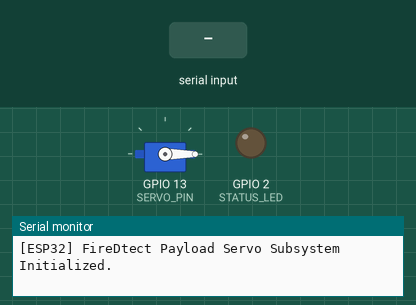
The sketch below on a simulated ESP32. Shown: servo, output pins drawn as LEDs (lit = HIGH), the last lines printed to the serial monitor. Inputs (shaded band) come from the test bench.

Above: at 1.6 s.
1.7 s: "D\n" received over Serial
At 2.9 s:
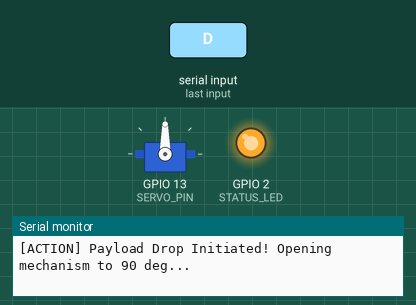
3.2 s: "d\n" received over Serial
6.2 s: "R\n" received over Serial
Timing chart, 0 to 9.2 s (numbered marks = the images above; inputs shaded):
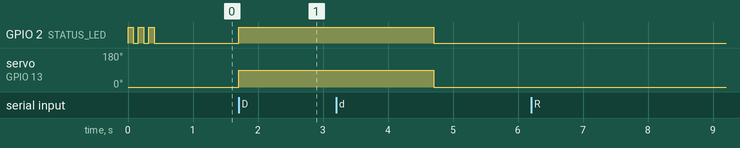

The sketch:

drop_capsule.ino
```cpp
/*
 * FireDtect - Autonomous Firefighting Drone Payload Actuator Firmware
 * ====================================================================
 * Target: ESP32 Dev Module / ESP32-WROOM-32
 * Library Requirement: ESP32Servo (by Kevin Harrington, available via Arduino Library Manager)
 *
 * Hardware Configuration:
 *   - Servo Signal: GPIO 13 (PWM)
 *   - Status LED:   GPIO 2  (Builtin LED on most ESP32 boards)
 *   - Baud Rate:    115200 bps (UART0 via USB)
 *
 * Communication Protocol:
 *   - 'D' : Drop Payload (rotates servo to 90 deg, holds for 3000ms, resets to 0 deg)
 *   - 'R' : Emergency Reset / Close servo immediately
 *   - 'S' : Status ping (returns current mechanism state)
 *   - 'T' : Test sweep
 */

#include <ESP32Servo.h>

// --- HARDWARE PIN DEFINITIONS ---
const int SERVO_PIN  = 13;       // Servo PWM signal line
const int STATUS_LED = 2;        // Builtin status LED (GPIO 2)

// --- ACTUATOR CALIBRATION ---
const int ANGLE_CLOSED = 0;      // Locked / flight position (degrees)
const int ANGLE_OPEN   = 90;     // Release / drop position (degrees)
const unsigned long DROP_HOLD_MS = 3000; // Duration to keep hatch open (3.0 sec)

// --- SERVO TIMING PARAMETERS (SG90 / MG995 / MG996R) ---
const int MIN_PULSE_US = 500;    // Minimum pulse width in microseconds
const int MAX_PULSE_US = 2400;   // Maximum pulse width in microseconds

// --- STATE MACHINE ---
enum PayloadState {
  STATE_IDLE_CLOSED,
  STATE_PAYLOAD_RELEASING,
  STATE_COOLDOWN
};

PayloadState currentState = STATE_IDLE_CLOSED;
unsigned long stateTimerStart = 0;

Servo payloadServo;

void setup() {
  Serial.begin(115200);
  pinMode(STATUS_LED, OUTPUT);
  digitalWrite(STATUS_LED, LOW);

  // Allocate 16-bit PWM timers for ESP32
  ESP32PWM::allocateTimer(0);
  ESP32PWM::allocateTimer(1);
  ESP32PWM::allocateTimer(2);
  ESP32PWM::allocateTimer(3);

  // Standard 50Hz PWM frequency for analog & digital hobby servos
  payloadServo.setPeriodHertz(50);
  payloadServo.attach(SERVO_PIN, MIN_PULSE_US, MAX_PULSE_US);

  // Lock payload on startup
  payloadServo.write(ANGLE_CLOSED);
  currentState = STATE_IDLE_CLOSED;

  // Visual confirmation blink
  for (int i = 0; i < 3; i++) {
    digitalWrite(STATUS_LED, HIGH);
    delay(80);
    digitalWrite(STATUS_LED, LOW);
    delay(80);
  }

  Serial.println(F("{\"system\":\"FireDtect_ESP32\",\"version\":\"1.0.0\",\"status\":\"READY\",\"pin\":13}"));
  Serial.println(F("[ESP32] FireDtect Payload Servo Subsystem Initialized."));
}

void loop() {
  // 1. Process Serial Commands from Jetson / Laptop Host
  handleSerialInput();

  // 2. Non-blocking State Machine for Servo Drop Sequencing
  updatePayloadStateMachine();
}

void handleSerialInput() {
  while (Serial.available() > 0) {
    char cmd = (char)Serial.read();

    switch (cmd) {
      case 'D': // Drop Trigger
      case 'd':
        if (currentState == STATE_IDLE_CLOSED) {
          triggerDropSequence();
        } else {
          Serial.println(F("[WARNING] Drop command ignored: Mechanism is already in active cycle."));
        }
        break;

      case 'R': // Emergency Reset / Abort
      case 'r':
        resetMechanism();
        Serial.println(F("[SAFETY] Emergency reset: Mechanism locked to CLOSED."));
        break;

      case 'S': // Query Status
      case 's':
        reportStatus();
        break;

      case 'T': // Diagnostic Test
      case 't':
        Serial.println(F("[TEST] Running self-test pulse..."));
        triggerDropSequence();
        break;

      case '\n':
      case '\r':
      case ' ':
        // Ignore whitespace
        break;

      default:
        Serial.print(F("[UNKNOWN_CMD] Received: "));
        Serial.println(cmd);
        break;
    }
  }
}

void triggerDropSequence() {
  Serial.println(F("[ACTION] Payload Drop Initiated! Opening mechanism to 90 deg..."));
  digitalWrite(STATUS_LED, HIGH);
  payloadServo.write(ANGLE_OPEN);

  currentState = STATE_PAYLOAD_RELEASING;
  stateTimerStart = millis();
}

void resetMechanism() {
  payloadServo.write(ANGLE_CLOSED);
  digitalWrite(STATUS_LED, LOW);
  currentState = STATE_IDLE_CLOSED;
}

void updatePayloadStateMachine() {
  unsigned long now = millis();

  switch (currentState) {
    case STATE_PAYLOAD_RELEASING:
      // Keep open for DROP_HOLD_MS without freezing the CPU
      if (now - stateTimerStart >= DROP_HOLD_MS) {
        Serial.println(F("[ACTION] Drop timer elapsed. Returning mechanism to 0 deg (CLOSED)..."));
        payloadServo.write(ANGLE_CLOSED);
        digitalWrite(STATUS_LED, LOW);
        currentState = STATE_IDLE_CLOSED;
        Serial.println(F("[STATUS] Mechanism CLOSED. Ready for next mission target."));
      }
      break;

    case STATE_IDLE_CLOSED:
    default:
      // In standby, ensure LED is off
      break;
  }
}

void reportStatus() {
  Serial.print(F("[STATUS] Current State: "));
  switch (currentState) {
    case STATE_IDLE_CLOSED:
      Serial.println(F("IDLE_CLOSED (READY)"));
      break;
    case STATE_PAYLOAD_RELEASING:
      Serial.print(F("RELEASING (Elapsed: "));
      Serial.print(millis() - stateTimerStart);
      Serial.println(F("ms)"));
      break;
    default:
      Serial.println(F("UNKNOWN"));
      break;
  }
}
```

Measured:
- after the input at 1.7 s, GPIO 2 (STATUS_LED): LOW → HIGH at once; servo on GPIO 13 (SERVO_PIN): 0° → 90° at once
